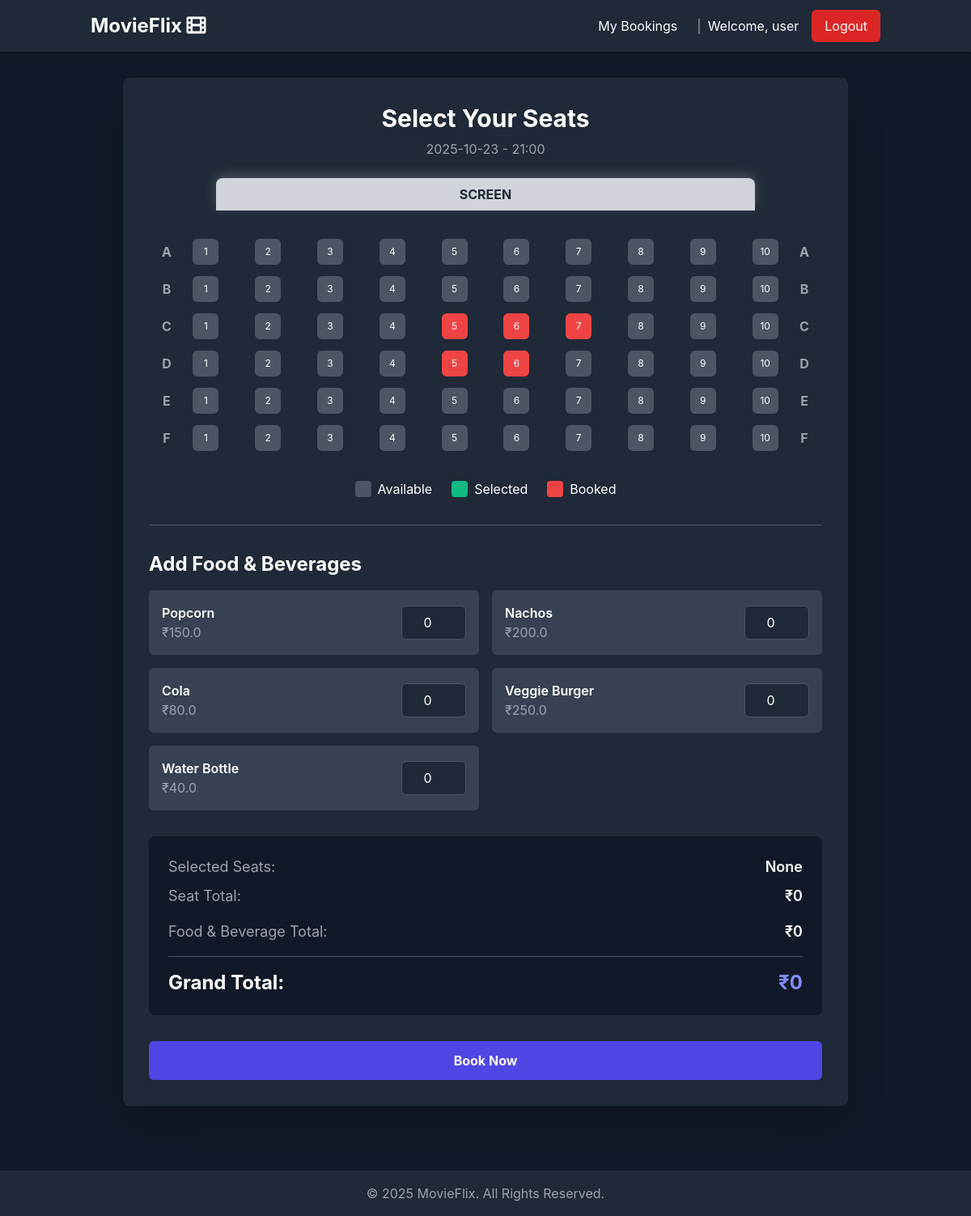
/book/2 (signed in), run on the app's committed database.
### tables this page shows
CREATE TABLE users (
        id INTEGER PRIMARY KEY AUTOINCREMENT,
        username TEXT UNIQUE NOT NULL,
        password TEXT NOT NULL,
        is_admin INTEGER DEFAULT 0
    );

CREATE TABLE shows (
        id INTEGER PRIMARY KEY AUTOINCREMENT,
        movie_id INTEGER,
        show_date TEXT NOT NULL,
        show_time TEXT NOT NULL,
        FOREIGN KEY(movie_id) REFERENCES movies(id)
    );

CREATE TABLE food_items (
        id INTEGER PRIMARY KEY AUTOINCREMENT,
        name TEXT NOT NULL,
        price REAL NOT NULL
    );

### app.py (the view, shortened to what this page needs)
@app.route('/book/<int:show_id>', methods=['GET', 'POST'])
@login_required
def book_show(show_id):
    show = query_db('''
        SELECT s.*, m.title, m.poster_url
        FROM shows s JOIN movies m ON s.movie_id = m.id
        WHERE s.id = ?
    ''', [show_id], one=True)
    booked_seats_rows = query_db('''
        SELECT bs.seat_number FROM booked_seats bs
        JOIN bookings b ON bs.booking_id = b.id
        WHERE b.show_id = ?
    ''', [show_id])
    booked_seats = [row['seat_number'] for row in booked_seats_rows]
    food_items = query_db('SELECT * FROM food_items')
    return render_template('seat_selection.html', show=show, booked_seats=booked_seats, food_items=food_items)

### app.py (called while the page is built)
def get_db():
    db = getattr(g, '_database', None)
    if db is None:
        db = g._database = sqlite3.connect(DATABASE)
        db.row_factory = sqlite3.Row
    return db

@app.teardown_appcontext
def close_connection(exception):
    db = getattr(g, '_database', None)
    if db is not None:
        db.close()

def query_db(query, args=(), one=False):
    cur = get_db().execute(query, args)
    rv = cur.fetchall()
    cur.close()
    return (rv[0] if rv else None) if one else rv

def login_required(f):
    @wraps(f)
    def decorated_function(*args, **kwargs):
        if 'user_id' not in session:
            return redirect(url_for('login'))
        return f(*args, **kwargs)
    return decorated_function

@app.context_processor
def inject_user():
    user = None
    if 'user_id' in session:
        user = query_db('SELECT * FROM users WHERE id = ?', [session['user_id']], one=True)
    return dict(current_user=user)

### templates/seat_selection.html (shortened to what this page needs)
{% extends 'layout.html' %}
{% block content %}
<div class="max-w-4xl mx-auto bg-gray-800 p-8 rounded-lg shadow-2xl">
    <h1 class="text-3xl font-bold text-center mb-2">Select Your Seats</h1>
    <p class="text-center text-gray-400 mb-6">{{ show.show_date }} - {{ show.show_time }}</p>
    <div class="screen">SCREEN</div>
    <form method="POST">
        <div class="seat-map mb-8">
            {% for row in ['A', 'B', 'C', 'D', 'E', 'F'] %}
                <div class="seat-row-label">{{ row }}</div>
                {% for seat_num in range(1, 11) %}
                    {% set seat_id = row ~ seat_num %}
                    <label class="seat
                        {% if seat_id in booked_seats %} booked {% else %} available {% endif %}"
                        for="{{ seat_id }}">
                        {{ seat_num }}
                    </label>
                {% endfor %}
                <div class="seat-row-label">{{ row }}</div>
            {% endfor %}
        </div>
        <div class="legend">
            <div class="legend-item"><div class="legend-box" style="background-color: #4b5563;"></div><span>Available</span></div>
            <div class="legend-item"><div class="legend-box" style="background-color: #10b981;"></div><span>Selected</span></div>
            <div class="legend-item"><div class="legend-box" style="background-color: #ef4444;"></div><span>Booked</span></div>
        </div>
        <hr class="my-8 border-gray-600">
        <h2 class="text-2xl font-bold mb-4">Add Food & Beverages</h2>
        <div class="grid grid-cols-1 md:grid-cols-2 gap-4">
            {% for item in food_items %}
            <div class="bg-gray-700 p-4 rounded-md flex justify-between items-center">
                <div>
                    <h3 class="font-semibold">{{ item.name }}</h3>
                    <p class="text-gray-400">₹{{ item.price }}</p>
                </div>
                <input type="number" name="food_{{ item.id }}" min="0" value="0"
                       class="w-20 bg-gray-800 border border-gray-600 rounded-md p-2 text-center food-item"
                       data-price="{{ item.price }}">
            </div>
            {% endfor %}
        </div>
        <div class="mt-8 bg-gray-900 p-6 rounded-lg">
            <div class="flex justify-between items-center text-lg mb-2">
                <span class="text-gray-400">Selected Seats:</span>
                <span id="selected-seats-display" class="font-semibold">None</span>
            </div>
             <div class="flex justify-between items-center text-lg mb-4">
                <span class="text-gray-400">Seat Total:</span>
                <span id="seats-total-display" class="font-semibold">₹0</span>
            </div>
            <div class="flex justify-between items-center text-lg mb-4">
                <span class="text-gray-400">Food & Beverage Total:</span>
                <span id="food-total-display" class="font-semibold">₹0</span>
            </div>
            <hr class="my-2 border-gray-600">
            <div class="flex justify-between items-center text-2xl font-bold mt-4">
                <span>Grand Total:</span>
                <span id="total-price" class="text-indigo-400">₹0</span>
            </div>
        </div>
        <div class="mt-8">
            <button type="submit" class="w-full bg-indigo-600 hover:bg-indigo-700 text-white font-bold py-3 px-4 rounded-md transition-colors">Book Now</button>
        </div>
    </form>
</div>
{% endblock %}

### templates/layout.html (shortened to what this page needs)
<!DOCTYPE html>
<html lang="en">
<head>
    <script src="https://cdn.tailwindcss.com"></script>
    <link rel="stylesheet" href="https://cdnjs.cloudflare.com/ajax/libs/font-awesome/6.0.0-beta3/css/all.min.css">
</head>
<body class="bg-gray-900 text-white">
    <nav class="bg-gray-800 shadow-lg">
        <div class="container mx-auto px-6 py-3">
            <div class="flex items-center justify-between">
                <a href="{{ url_for('index') }}" class="text-2xl font-bold text-white">MovieFlix <i class="fas fa-film"></i></a>
                <div class="flex items-center">
                    {% if current_user %}
                        {% if current_user.is_admin %}
                             <a href="{{ url_for('admin_dashboard') }}" class="px-4 py-2 text-white hover:text-gray-300">Admin Dashboard</a>
                        {% else %}
                             <a href="{{ url_for('my_bookings') }}" class="px-4 py-2 text-white hover:text-gray-300">My Bookings</a>
                        {% endif %}
                        <span class="text-gray-400 mx-2">|</span>
                        <span class="text-white mr-4">Welcome, {{ current_user.username }}</span>
                        <a href="{{ url_for('logout') }}" class="px-4 py-2 bg-red-600 hover:bg-red-700 text-white rounded-md">Logout</a>
                    {% else %}
                        <a href="{{ url_for('login') }}" class="px-4 py-2 text-white hover:text-gray-300">Login</a>
                        <a href="{{ url_for('register') }}" class="ml-2 px-4 py-2 bg-indigo-600 hover:bg-indigo-700 text-white rounded-md">Register</a>
                    {% endif %}
                </div>
            </div>
        </div>
    </nav>
    <main class="container mx-auto px-6 py-8">
        {% block content %}{% endblock %}
    </main>
    <footer class="bg-gray-800 mt-12 py-4">
        <div class="container mx-auto px-6 text-center text-gray-400">
            &copy; 2025 MovieFlix. All Rights Reserved.
        </div>
    </footer>
</body>
</html>

### templates/layout.html (style rules this page uses)
body { font-family: 'Inter', sans-serif; }
.seat { width: 40px; height: 40px; margin: 3px; border-radius: 5px; cursor: pointer; transition: background-color 0.3s; }
.seat.booked { background-color: #f87171; cursor: not-allowed; }

### templates/seat_selection.html (style rules this page uses)
.seat-map { display: grid; grid-template-columns: auto repeat(10, 1fr) auto; gap: 8px; justify-items: center; align-items: center; padding: 0 1rem; }
.seat-row-label { font-weight: bold; color: #9ca3af; }
.seat { width: 32px; height: 32px; background-color: #4b5563; border-radius: 6px; cursor: pointer; transition: background-color 0.2s ease, transform 0.1s ease; display: flex; justify-content: center; align-items: center; font-size: 12px; color: white; }
.seat.booked { background-color: #ef4444; cursor: not-allowed; }
.screen { width: 80%; margin: 0 auto 2rem auto; padding: 0.5rem; background-color: #d1d5db; color: #1f2937; text-align: center; font-weight: bold; border-radius: 8px 8px 0 0; box-shadow: 0 -4px 15px rgba(255, 255, 255, 0.2); }
.legend { display: flex; justify-content: center; gap: 1.5rem; margin-top: 2rem; }
.legend-item { display: flex; align-items: center; gap: 0.5rem; }
.legend-box { width: 20px; height: 20px; border-radius: 4px; }

### data on the page
users: username "user"
shows: show_date "2025-10-23", show_time "21:00"
food_items: name "Popcorn", price "150.0"
food_items: name "Nachos", price "200.0"
food_items: name "Cola", price "80.0"
food_items: name "Veggie Burger", price "250.0"
food_items: name "Water Bottle", price "40.0"

### other printed values
{{ row }} "A" "B" "C" "D" "E" "F"
{{ seat_num }} "1" "2" "3" "4" "5" "6" "7" "8" "9" "10" "1" "2" "3" "4" "5" "6" "7" "8" "9" "10" "1" "2" "3" "4" "5" "6" "7" "8" "9" "10" "1" "2" "3" "4" "5" "6" "7" "8" "9" "10" "1" "2" "3" "4" "5" "6" "7" "8" "9" "10" "1" "2" "3" "4" "5" "6" "7" "8" "9" "10"
